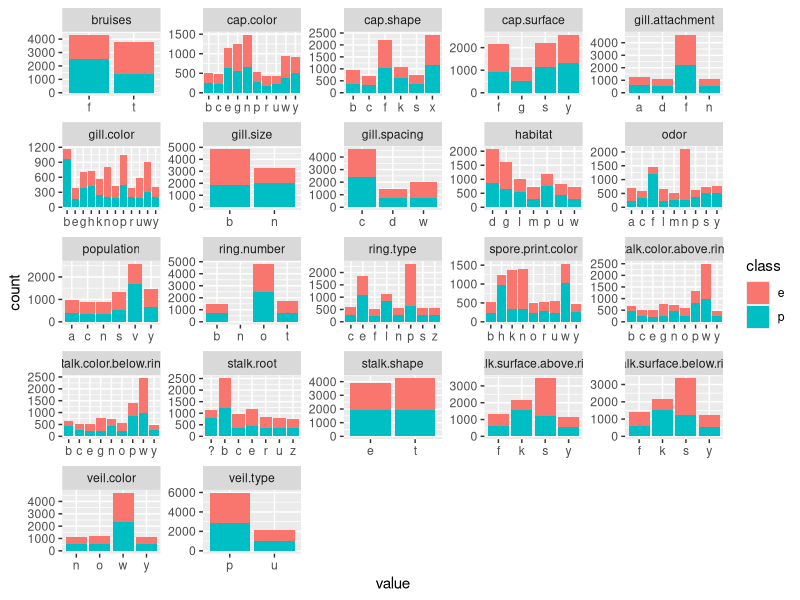

The R source for this figure:
## ---- chunk 1
library(knitr)
library(purrr)
library(tidyr)
library(ggplot2)

## ---- chunk 2
mush <- read.csv(file="../data/raw/mushrooms.csv", header=TRUE, sep=",")
kable(mush[1:6,])
## ---- chunk 3
summary(mush)
## ---- chunk 4
mush %>%
  gather(-class, key="key", value="value") %>%
  ggplot(aes(value, fill=class)) +
  facet_wrap(~ key, scales = "free") +
  geom_histogram(stat="count")
